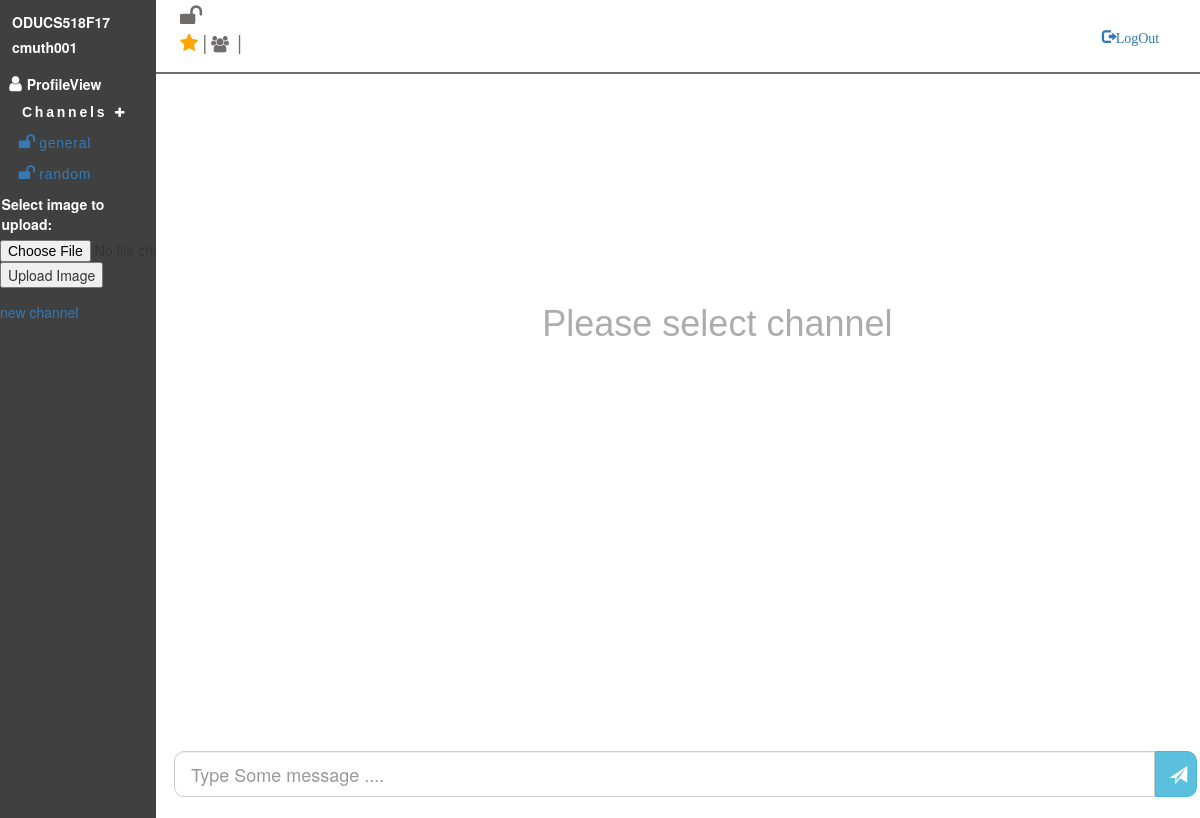
The page /index.php (signed in) on the database as committed earlier.
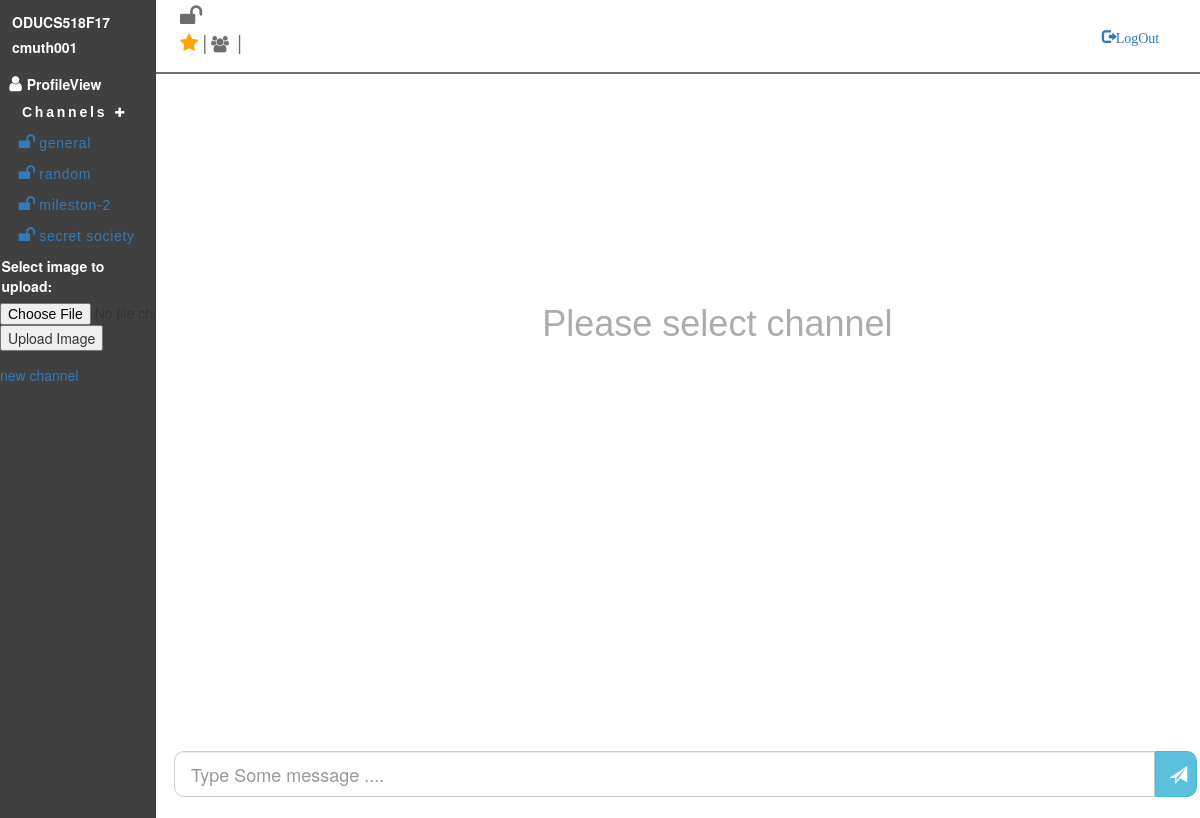
The same page on the database as committed later.
### tables this page shows
CREATE TABLE IF NOT EXISTS `userChannels` (
  `user_email` varchar(20) NOT NULL,
  `channel_id` int(10) NOT NULL,
  `channel_name` varchar(20) NOT NULL,
  `isPublic` tinyint(1) NOT NULL DEFAULT '0',
  `join_time` timestamp NOT NULL DEFAULT CURRENT_TIMESTAMP ON UPDATE CURRENT_TIMESTAMP,
  `starred` tinyint(1) NOT NULL DEFAULT '0'
);

### sqlQueries.php (the view, shortened to what this page needs)
<?php
$conn = new mysqli(DB_HOST, DB_USER, DB_PASSWORD,DB_NAME)
	OR die ('Could not connect to MySQL: '.mysql_error());
function getUserDetails($email){
	global $conn;
	$sql = "SELECT * FROM users where email= '".$email."'";
    $result = $conn->query($sql);
    $row = $result->fetch_assoc();
    return $row;
}
function getAllChannels($email){
	global $conn;
	$sql = "SELECT * FROM userChannels where user_email="."'$email'";;
    $result = mysqli_query($conn, $sql);
    $string = "";
    while(($row = mysqli_fetch_assoc($result)))
	{
    	$string=$string."<li ><a class= 'listbg' href=index.php?channel=".$row['channel_id']."#scrollBottom><i style='font-size: 126%;padding-right: 3%;' class='fa'>&#xf09c;</i>".$row['channel_name']."</a></li>";
	}
	return $string;
}
 ?>

Rows that differ between the two databases and show on the page:
added userchannels: channel_name "mileston-2"
added userchannels: channel_name "secret society"
